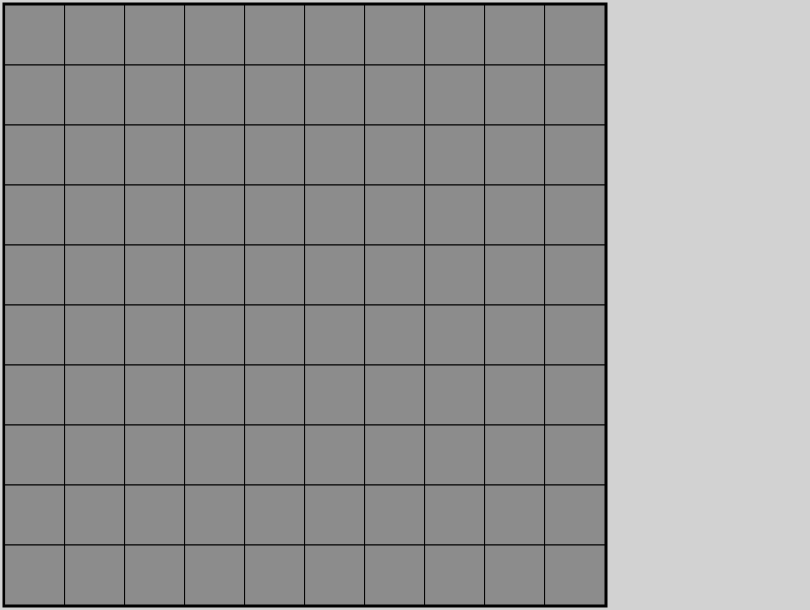
Frame 1 (no input)
Frame 60 (no input): identical to frame 1, image omitted
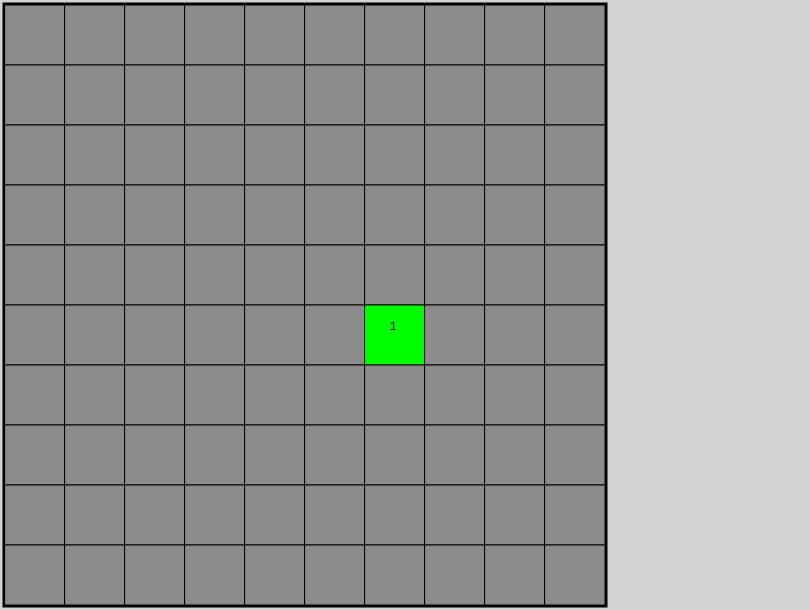
Frame 120 (the mouse pressed at the canvas centre since frame 60)

The p5.js sketch that drew these frames (run headless with seeded random() and noise() and a simulated clock; from frame 60 on, the mouse is pressed at the canvas centre):

// p5.js sketch
// ── sketch.js
var fieldSize;
var blockSize;
var blocksPerRow;
var numberOfMines;
var blocks = [];
var mines = [];

function setup() {
//game settings
	numberOfMines = 10;
	blocksPerRow = 10;
	blocksPerCol = blocksPerRow

//setting up the field
	fieldSize = 600;
	blockSize = floor(fieldSize/blocksPerRow);
	for (var i = 0; i < blocksPerRow; i++){
		for (var j=0; j < blocksPerCol; j++) {
			blocks.push(new Block(i, j));
		}
	}
	createCanvas(fieldSize + 210, fieldSize + 10); // +200 room for score etc

	//create the mines
	for (var i = 0; i < numberOfMines; i++) {
		var newMine = blocks[floor(random(blocks.length))];
		while (newMine.mine) {
			// if newMine already is a mine, pick another block - whatch out for infinite loop!
			newMine = blocks[floor(random(blocks.length))];
		}
		newMine.mine = true;

		//Update value of the neighbours of the mine
		var neighbours = getNeighbours(newMine);
		for (var j = 0; j < neighbours.length; j++) {
			neighbours[j].value++;
		}

		mines.push(newMine);
	}
}


function draw() {
	background(210);

	strokeWeight(5);
	rect(5, 5, fieldSize, fieldSize); //5,5 to create a nice edge arround the field

	for (var i = 0; i < blocks.length; i++) {
				blocks[i].show();
	}
}


function mousePressed() {
	mouseX, mouseY
	var blockX = floor((mouseX - 5) / blockSize); //5 offset
	var blockY = floor((mouseY - 5) / blockSize);

	if (blockX < blocksPerRow && blockY < blocksPerCol) {
		var index = blockX*blocksPerRow + blockY;
		var block = blocks[index];
		open(block);
	}
}


function open(block) {
	block.open = true;

	if (block.mine) {
	}
	else if (block.value === 0) {
		var neighbours = getNeighbours(block);
		for (var i = 0; i < neighbours.length; i++) {
			if (!neighbours[i].open) {
				open(neighbours[i])
			}
		}
	}
}


function getNeighbours(block) {
	var neighbours = [];
	for (var i = -1; i <= 1; i++) {
		for (var j = -1; j <= 1; j++) {
			if (i === 0 && j === 0) {
				continue // this would be the block itself
			}
			var neighbourX = block.x + i;
			var neighbourY = block.y + j;

			if (
				neighbourX >= 0 && neighbourX < blocksPerRow &&
				neighbourY >= 0 && neighbourY < blocksPerRow
			) {
				var index = neighbourX*blocksPerRow + neighbourY;
				neighbours.push(blocks[index]);
			}
		}
	}
	return neighbours;
}

// ── block.js
function Block(x, y) {
	// x and y are coordinates on the play field (not on the canvas)
	this.x = x;
	this.y = y;
	this.open = false;
	this.mine = false;
	this.value = 0;

	this.draw = function(displayValue) {
		strokeWeight(1);
		var posX = this.x * blockSize;
		var posY = this.y * blockSize;
		rect(posX+5, posY+5, blockSize, blockSize);
		fill(0);
		if (displayValue) {
			text(displayValue, posX + 0.5*blockSize, posY + 0.5*blockSize);
		}
	}

	this.show = function() {
		if (this.open) {
			if (this.mine) {
				fill(255, 0, 0);
				this.draw();
			}
			else {
				fill (0, 255, 0)
				this.draw(this.value);
			}
		}
		else {
			fill(140);
			this.draw();
		}
	}
}
